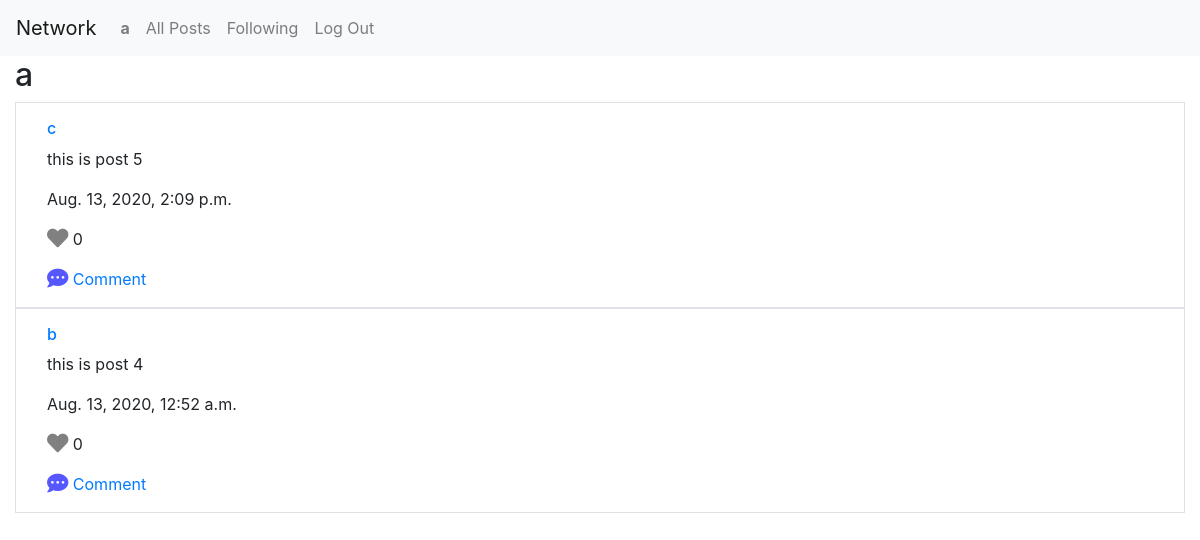
Page /following (signed in) on the committed database.
### network/models.py (models this page shows, shortened)
class User(AbstractUser):
    pass

class Post(models.Model):
    user = models.ForeignKey(User, on_delete = models.CASCADE, related_name="post_user")
    text = models.TextField()
    time = models.DateTimeField(auto_now_add=True)
    likes = models.ForeignKey(Like, null=True, blank=True, on_delete = models.CASCADE, related_name="post_likes")
    comments = models.ManyToManyField(Comment, blank=True, related_name="post_comments")

class Like(models.Model):
    users = models.ManyToManyField(User, related_name="like_users")
    num = models.PositiveIntegerField(default=0)

### network/views.py (the view, shortened to what this page needs)
# urls.py: path("following", views.following, name="following"),
@login_required(redirect_field_name='following', login_url='/login')
def following(request):
    try:
        f = Following.objects.get(user=request.user)
    except Following.DoesNotExist:
        nf = Following(user=request.user)
        nf.save()
    if request.method == 'GET':
        uf = Following.objects.filter(user=request.user).values_list('following', flat=True)
        all_posts = Post.objects.filter(user__id__in=uf).order_by('-time')
        page = request.GET.get('page', 1)
        paginator = Paginator(all_posts, 10)
        try:
            posts = paginator.page(page)
        except PageNotAnInteger:
            posts = paginator.page(1)
        except EmptyPage:
            posts = paginator.page(paginator.num_pages)
        comment_form = CommentForm(initial={'user': request.user})
        return render(request, 'network/following.html', {'posts': posts, 'comment_form': comment_form})

### network/templates/network/following.html (shortened to what this page needs)
{% extends "network/layout.html" %}
{% load static %}
{% block body %}
    {% if user.is_authenticated %}
        <h2>{{ user.username }}</h2>
        <div id="posts">
            {% for post in posts %}
                <div class='row border mx-auto p-3' id="post">
                    <div class="col-sm-12">
                        <h6><a href="{% url 'profile' post.user.id %}">{{ post.user }}</a></h6>
                        <p>{{ post.text }}</p>
                        <p id="time">{{ post.time }}</p>
                        <p>
                            {% if request.user in post.likes.users.all %}
                                <a href="">
                                    <i class="fas fa-heart fa-lg" name="heart" id="{{ post.id }}" style="color:red;"></i>
                                </a>
                            {% else %}
                                <a href="">
                                    <i class="fas fa-heart fa-lg" name="heart" id="{{ post.id }}" style="color:gray;"></i>
                                </a>
                            {% endif %}
                            <span class="num-like" id="{{ post.id }}">{{ post.likes.num }}</span>
                        </p>
                        <a href="" class="comment" id="{{ post.id }}"><i class="fas fa-comment-dots fa-lg" style="color:rgb(87, 87, 255);"></i> Comment</a>
                    </div>
                </div>
            {% endfor %}
        </div>
        <div class='row justify-content-center mx-auto p-3' id='pages'></div>
    </div>
    {% endif %}
{% endblock %}

### network/templates/network/layout.html (shortened to what this page needs)
{% load static %}
<!DOCTYPE html>
<html lang="en">
    <head>
        <link rel="stylesheet" href="https://stackpath.bootstrapcdn.com/bootstrap/4.4.1/css/bootstrap.min.css">
        <link href="{% static 'network/styles.css' %}" rel="stylesheet">
        <link rel="stylesheet" href="https://use.fontawesome.com/releases/v5.14.0/css/solid.css">
        <link rel="stylesheet" href="https://use.fontawesome.com/releases/v5.14.0/css/fontawesome.css">
    </head>
    <body>
        <nav class="navbar navbar-expand-lg navbar-light bg-light">
            <a class="navbar-brand" href="#">Network</a>
            <div>
              <ul class="navbar-nav mr-auto">
                {% if user.is_authenticated %}
                    <li class="nav-item">
                        <a class="nav-link" href="#"><strong>{{ user.username }}</strong></a>
                    </li>
                {% endif %}
                <li class="nav-item">
                  <a class="nav-link" href="{% url 'index' %}">All Posts</a>
                </li>
                {% if user.is_authenticated %}
                    <li class="nav-item">
                        <a class="nav-link" href="{% url 'following' %}">Following</a>
                    </li>
                    <li class="nav-item">
                        <a class="nav-link" href="{% url 'logout' %}">Log Out</a>
                    </li>
                {% endif %}
              </ul>
            </div>
          </nav>
        <div class="container-fluid">
            {% block body %}
            {% endblock %}
    </body>
</html>

### rows in the picture
User: username "a"
Post: user "c", text "this is post 5", time "Aug. 13, 2020, 2:09 p.m.", likes.num "0"
Post: user "b", text "this is post 4", time "Aug. 13, 2020, 12:52 a.m.", likes.num "0"
